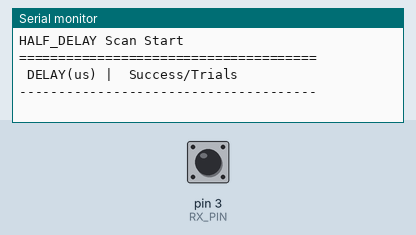
Recording of a sketch running on a simulated Arduino Nano Every. On the bench: the last lines printed to the serial monitor. The inputs (shaded band) are chosen by the test bench; at power-on: pin 3 (RX_PIN) HIGH.

Above: at 1.2 s.
1.3 s: pin 3 (RX_PIN) pulled LOW for 0.15 s
At 2.0 s:
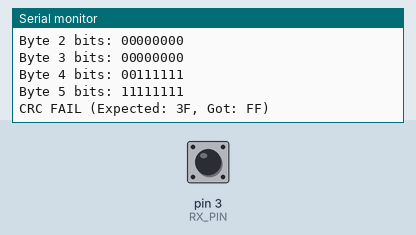
2.9 s: pin 3 (RX_PIN) pulled LOW for 1 s
At 4.4 s:
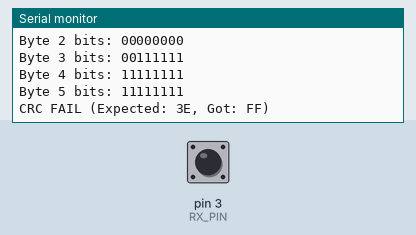
5.4 s: pin 3 (RX_PIN) pulled LOW for 1 s
7.9 s: pin 3 (RX_PIN) pulled LOW for 3.2 s
At 12.2 s:
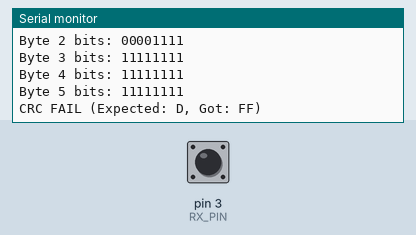
12.7 s: pin 3 (RX_PIN) pulled LOW for 1 s
At 14.7 s:
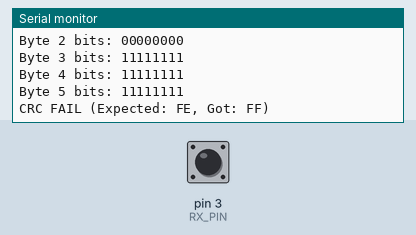
15.3 s: pin 3 (RX_PIN) pulled LOW for 3.2 s
At 19.0 s:
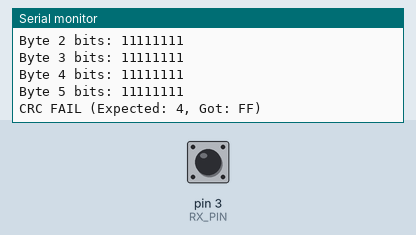
Timing chart, 0 to 20.5 s (numbered marks = the images above; inputs shaded):
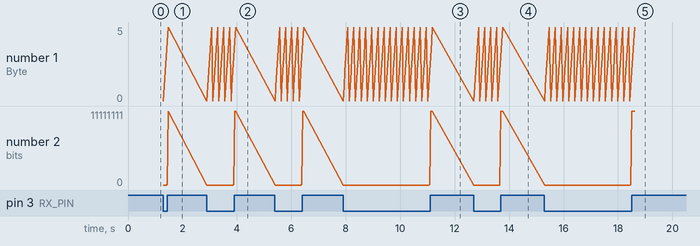

The sketch:

NTC_1A_MAIN_TEST.ino
```cpp
/**********************************************************************
  NTC-1A TC Emulator – HALF_DELAY Scan版（Serial出力）
  Arduino Nano Every (ATmega4809)
  RX: D3 (ビットバンギング受信)
  通信速度：300bps、HALF_DELAYを1400～1900μsでスキャン
  OLEDなし／シリアルモニタ出力
**********************************************************************/

#define RX_PIN 3
#define PACKET_LEN 6
#define TRIALS 10
#define MIN_DELAY 1900
#define MAX_DELAY 2200
#define STEP 10
#define LSB_FIRST 0  // ← 0 にすると MSBファースト読みになる

uint8_t packet[PACKET_LEN];

bool receive_packet(uint16_t half_delay) {
  while (digitalRead(RX_PIN) == HIGH);  // Start bit待ち
  delayMicroseconds(half_delay);

  for (uint8_t i = 0; i < PACKET_LEN; i++) {
    uint8_t b = 0;
    Serial.print("Byte ");
    Serial.print(i);
    Serial.print(" bits: ");

    for (uint8_t bit = 0; bit < 8; bit++) {
      delayMicroseconds(half_delay * 2);
      int val = digitalRead(RX_PIN);
#if LSB_FIRST
      b |= (val << bit);     // LSBファースト
#else
      b <<= 1;
      b |= val;              // MSBファースト
#endif
      Serial.print(val);     // 各ビット出力（0または1）
    }

    Serial.println();        // 改行（次のByteへ）

    packet[i] = b;
    delayMicroseconds(half_delay * 2);  // Stop bit
  }

  // CRCチェック（加算チェックサム）
  uint8_t sum = 0;
  for (uint8_t i = 0; i < PACKET_LEN - 1; i++) {
    sum += packet[i];
  }
  bool valid = ((sum & 0xFF) == packet[PACKET_LEN - 1]);

  Serial.print("CRC ");
  Serial.print(valid ? "OK" : "FAIL");
  Serial.print(" (Expected: ");
  Serial.print(sum & 0xFF, HEX);
  Serial.print(", Got: ");
  Serial.print(packet[PACKET_LEN - 1], HEX);
  Serial.println(")");

  return valid;
}

void setup() {
  pinMode(RX_PIN, INPUT_PULLUP);
  Serial.begin(115200);
  while (!Serial);  // USB接続待機（特にNano Everyで有効）
  Serial.println("HALF_DELAY Scan Start");
}

void loop() {
#if 0
Serial.print("Pin D3 = ");
Serial.println(digitalRead(RX_PIN));
delay(100);
#else
  Serial.println("======================================");
  Serial.println(" DELAY(us) |  Success/Trials");
  Serial.println("--------------------------------------");

  for (uint16_t delay_us = MIN_DELAY; delay_us <= MAX_DELAY; delay_us += STEP) {
    uint8_t success_count = 0;

    for (uint8_t t = 0; t < TRIALS; t++) {
      if (receive_packet(delay_us)) {
        success_count++;
      }
      delay(10);  // 次のパケット待ち
    }

    Serial.print("  ");
    Serial.print(delay_us);
    Serial.print("      |     ");
    Serial.print(success_count);
    Serial.print("/");
    Serial.println(TRIALS);
  }

  Serial.println("Scan Complete. Reset to retry.");
  while (true);  // 無限ループで終了
#endif
}
```

Measured:
- after the input at 1.3 s, the serial monitor: prints a new line at once (image 1)
- after the input at 2.9 s, the serial monitor: prints a new line after 0.14 s (image 2)
- after the input at 7.9 s, the serial monitor: prints a new line after 2.0 s (image 3)
- after the input at 12.7 s, the serial monitor: prints a new line after 0.89 s (image 4)
- after the input at 15.3 s, the serial monitor: prints a new line after 2.0 s (image 5)
